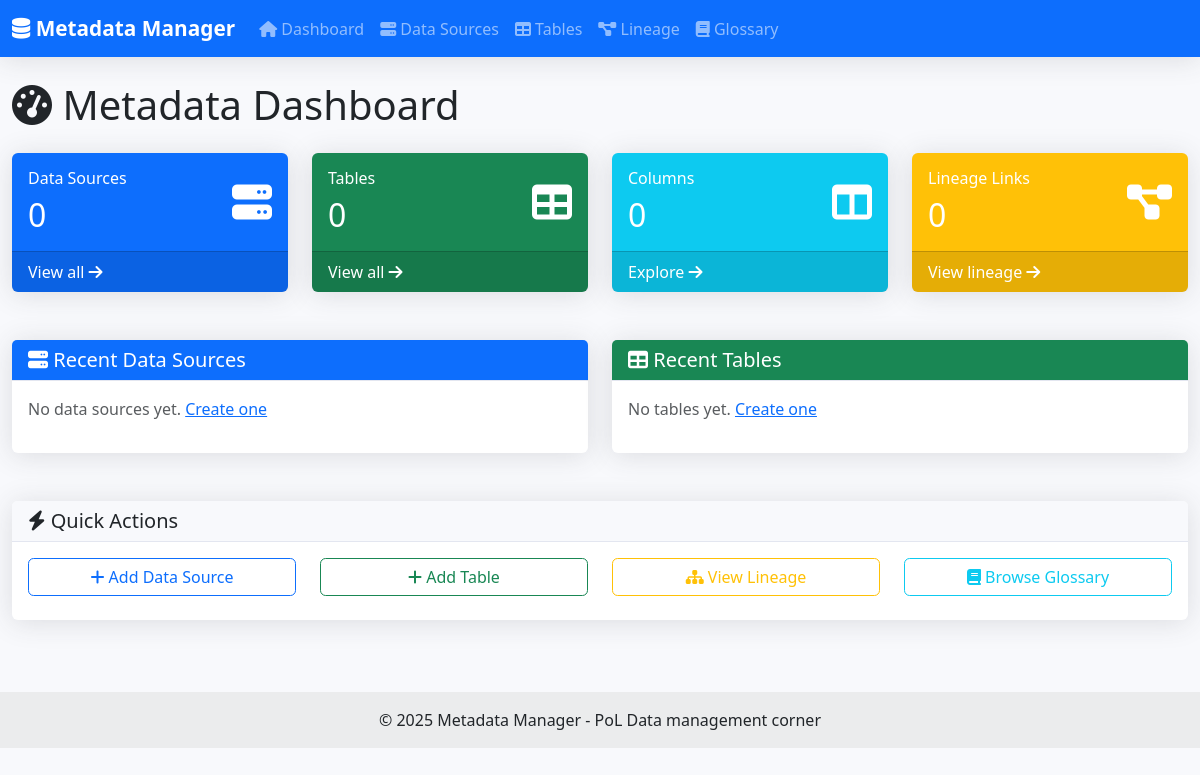
The app's page /, older data.
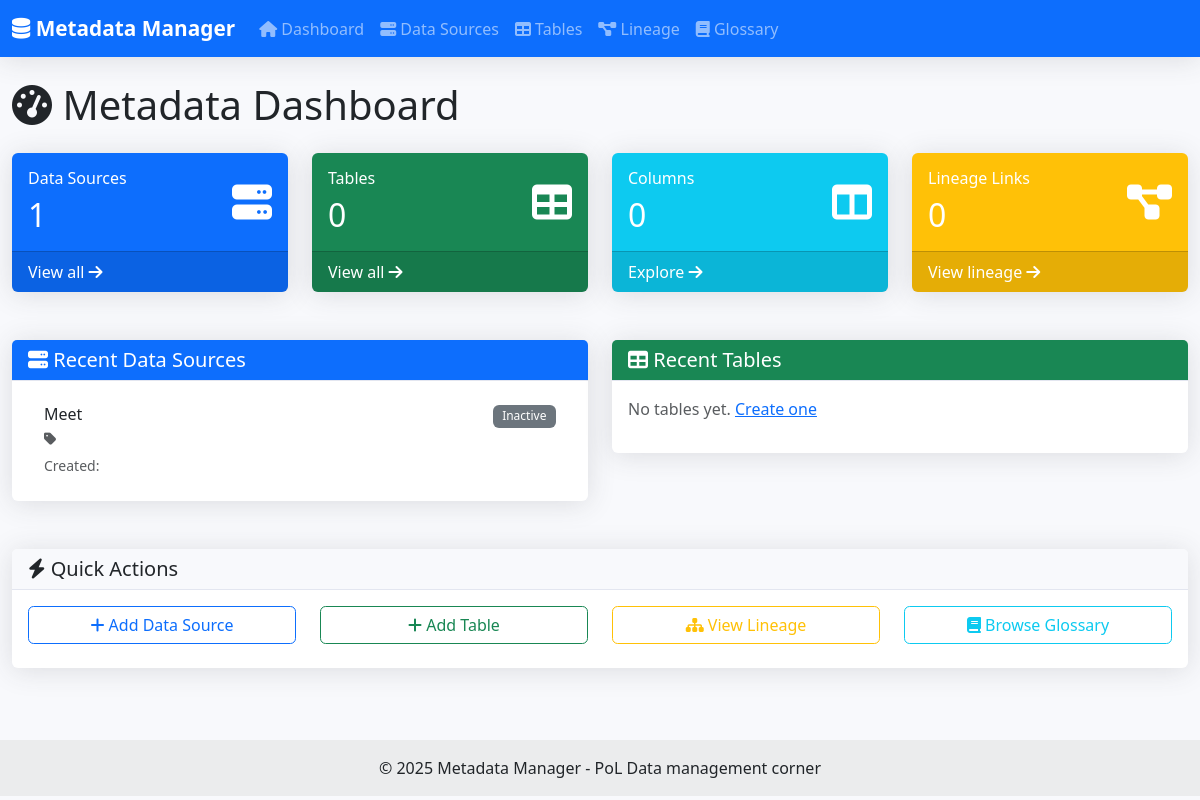
The same page, newer data.
### metadata/models.py (models this page shows, shortened)
class DataSource(models.Model):
    uuid = models.UUIDField(default=uuid.uuid4, editable=False, unique=True)
    name = models.CharField(max_length=255)
    description = models.TextField(blank=True, null=True)
    uploaded_file = models.FileField(upload_to='data_source_files/%Y/%m/%d/')
    processed_metadata = models.JSONField(default=dict)
    status = models.CharField(
        max_length=20,
        default='PENDING',
        choices=[('PENDING', 'Pending'), ('SUCCESS', 'Success'), ('FAILED', 'Failed')]
    )
    upload_date = models.DateTimeField(default=timezone.now)

### metadata/views.py (the view)
# urls.py: path('', views.dashboard, name='dashboard'),
def dashboard(request):
    context = {
        'total_sources': DataSource.objects.count(),
        'total_tables': Table.objects.count(),
        'total_columns': Column.objects.count(),
        'total_lineages': DataLineage.objects.count(),
        'recent_sources': DataSource.objects.all()[:5],
        'recent_tables': Table.objects.select_related('schema__data_source')[:10],
    }
    return render(request, 'dashboard.html', context)

### templates/dashboard.html (shortened to what the changed rows need)
{% extends 'base.html' %}
{% block content %}
<div class="row">
    <div class="col-12">
        <h1 class="mb-4">
            <i class="fas fa-tachometer-alt"></i> Metadata Dashboard
        </h1>
    </div>
</div>
<div class="row mb-4">
    <div class="col-md-3">
        <div class="card text-white bg-primary">
            <div class="card-body">
                <div class="d-flex justify-content-between align-items-center">
                    <div>
                        <h6 class="card-title">Data Sources</h6>
                        <h2 class="mb-0">{{ total_sources }}</h2>
                    </div>
                </div>
            </div>
        </div>
    </div>
    <div class="col-md-3">
        <div class="card text-white bg-success">
            <div class="card-body">
                <div class="d-flex justify-content-between align-items-center">
                    <div>
                        <h2 class="mb-0">{{ total_tables }}</h2>
                    </div>
                </div>
            </div>
        </div>
    </div>
    <div class="col-md-3">
        <div class="card text-white bg-info">
            <div class="card-body">
                <div class="d-flex justify-content-between align-items-center">
                    <div>
                        <h2 class="mb-0">{{ total_columns }}</h2>
                    </div>
                </div>
            </div>
        </div>
    </div>
    <div class="col-md-3">
        <div class="card text-white bg-warning">
            <div class="card-body">
                <div class="d-flex justify-content-between align-items-center">
                    <div>
                        <h2 class="mb-0">{{ total_lineages }}</h2>
                    </div>
                </div>
            </div>
        </div>
    </div>
</div>
<div class="row">
    <div class="col-md-6">
        <div class="card">
            <div class="card-body">
                {% if recent_sources %}
                    <div class="list-group list-group-flush">
                        {% for source in recent_sources %}
                            <a href="{% url 'data_source_detail' source.id %}" class="list-group-item list-group-item-action">
                                <div class="d-flex w-100 justify-content-between">
                                    <h6 class="mb-1">{{ source.name }}</h6>
                                    <small class="badge bg-{{ source.is_active|yesno:'success,secondary' }}">
                                        {{ source.is_active|yesno:'Active,Inactive' }}
                                    </small>
                                </div>
                                <p class="mb-1 text-muted small">
                                    <i class="fas fa-tag"></i> {{ source.get_source_type_display }}
                                </p>
                                <small class="text-muted">Created: {{ source.created_at|date:"M d, Y" }}</small>
                            </a>
                        {% endfor %}
                    </div>
                {% else %}
                    <p class="text-muted">No data sources yet. <a href="{% url 'data_source_create' %}">Create one</a></p>
                {% endif %}
            </div>
        </div>
    </div>
</div>
{% endblock %}

Row changes from the older to the newer data that the page shows:
added DataSource: name "Meet", is_active "Inactive"
Text that changed along with them:
{{ total_sources }}: "0" → "1"
text no longer shown: "No data sources yet. Create one"
